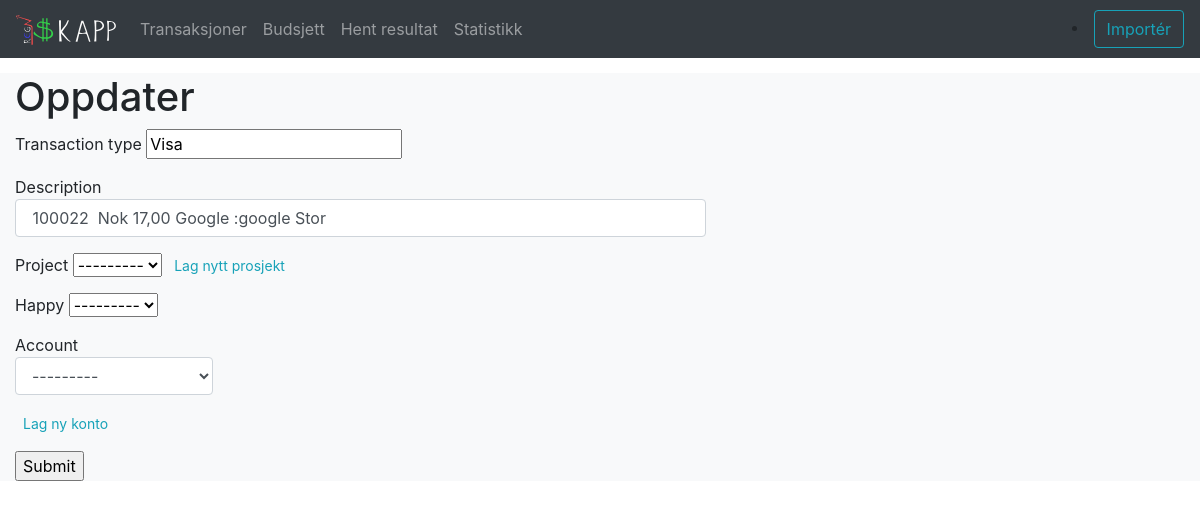
The app's page /transactions/16/edit with its own data.
### transactions/models.py (models this page shows, shortened)
class Transaction(models.Model): #Klasse som representerer ein transaksjon
    date = models.DateField()
    transaction_type = models.CharField(max_length=30, null=True)
    description = models.CharField(max_length=200)
    amount = models.DecimalField(max_digits=10,
                                 decimal_places=2,
                                 default=0)
    happy = models.PositiveSmallIntegerField(choices=HAPPY_CHOICES, blank=True, null=True)
    account = models.ForeignKey(Account,
                                blank=True,
                                null=True,
                                on_delete=models.SET_NULL
                                )
    category = models.ForeignKey(Category,
                                 blank=True,
                                 null=True,
                                 on_delete=models.SET_NULL
                                 )
    project = models.ForeignKey(Project,
                                blank=True,
                                null=True,
                                on_delete=models.SET_NULL
                                )

### transactions/views.py (the view, shortened to what this page needs)
# urls.py: path("<int:pk>/edit", TransactionUpdate.as_view(), name="transaction-update"),
class TransactionUpdate(UpdateView):
    template_name_suffix = '_update_form'
    model = Transaction
    form_class = TransactionForm

### transactions/forms.py
class TransactionForm(forms.ModelForm):
    description = forms.CharField(
        max_length=100,
        required=True,
        widget=forms.TextInput(attrs={
            'class' : 'form-control col-md-7', 'rows' : '4'})
        )
    account = forms.ModelChoiceField(
        queryset=Account.objects.all(),
        widget=forms.Select(attrs={'class' : 'form-control form-group col-md-2'}))
    class Meta:
        model = Transaction
        fields = (
            'transaction_type',
            'description',
            'project',
            'happy'
        )

### transactions/models.py (called while the page is built)
    def __str__(self):
        return "{}".format(self.name)

### transactions/templates/transactions/transaction_update_form.html (shortened to what this page needs)
    {%extends "../base.html"%}
{% block content %}
<h1> Oppdater </h1>
    <form class="needs-validation" novalidate action="" method="POST">
        <div class="form-group mb-3">
        {% for f in form %}
        <p>
            {{f.label}}
            {{f}}
        {% if f.label == 'Project' %}
            <a href="{%url 'transactions:project-create-redirect' object.pk%}" class="btn-outline-info btn-sm" role="button" aria-pressed="true">Lag nytt prosjekt</a>
        {% endif %}
        {% if f.label == 'Account' %}
            <a href="{%url 'transactions:account-create-redirect' object.pk%}" class="btn-outline-info btn-sm" role="button" aria-pressed="true">Lag ny konto</a>
        {% endif %}
        </p>
        {% endfor %}
        <input type="submit">
    </form>
{% endblock  %}

### records on screen
Transaction: form "Visa" "100022 Nok 17,00 Google :google Stor" "---------" "---------" "---------"

### other values on screen
{{ f.label }} "Transaction type" "Description" "Project" "Happy" "Account"
